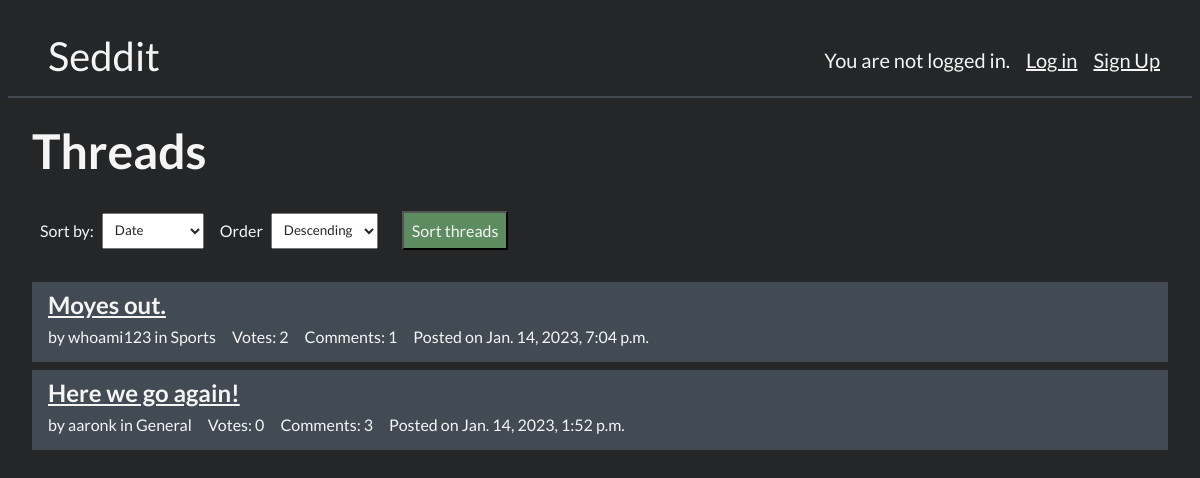
The page / on the database its author committed.
### main/models.py (models this page shows, shortened)
class Thread(models.Model):
    title = models.CharField(max_length=100)
    author = models.ForeignKey(User, on_delete=models.CASCADE)
    date_pub = models.DateTimeField(verbose_name='Published at')
    content = models.TextField(max_length=500)
    votes = models.IntegerField(default=0)
    topic = models.ForeignKey('Topic', default="1", on_delete=models.CASCADE)

class Topic(models.Model):
    topic_name = models.CharField(unique=True, max_length=20)
    def __str__(self):
        return self.topic_name.replace('"', '')

### main/views.py (the view)
# urls.py: path("", views.home, name='home'),
def home(request):
    thread_list = Thread.objects.all()
    if request.method == 'POST' and request.POST['sort'] and not None and request.POST['order'] is not None:
        sort = request.POST['sort']
        order = request.POST['order']
    else:
        sort = 'date'
        order = 'desc'
    match sort:
        case 'date':
            if order == 'asc':
                thread_list = thread_list.order_by('date_pub')
            else:
                thread_list = thread_list.order_by('-date_pub')
                title = "Oldest Thread"
        case 'comments':
            if order == 'asc':
                thread_list = thread_list.annotate(comment_count=Count('comment')).order_by('comment_count')
            else:
                thread_list = thread_list.annotate(comment_count=Count('comment')).order_by('-comment_count')
        case 'votes':
            if order == 'asc':
                thread_list = thread_list.order_by('votes')
            else:
                thread_list = thread_list.order_by('-votes')
    for thread in thread_list:
        thread.comment_count = Comment.objects.filter(for_post_id=thread.id).count()
    return render(request, template_name='main/home.html', context={'thread_list': thread_list, 'sort': sort, 'order': order})

### main/templates/main/home.html (shortened to what this page needs)
{% extends 'main/base.html' %} {% block content %}
<div class="thread-list">
  <h2 class="page-header">Threads</h2>
  <form class="sort" action="{% url 'main:home' %}" method="post">
        <p>Sort by:</p>
    <select name="sort" class="sort__select">
    <option value="date" {% if sort == 'date' %} selected {% endif %}>Date</option>
    </select>
    <p>Order</p>
    <select name="order" class="sort__select">
      <option value="desc" {% if order == 'desc' %} selected {% endif %}>Descending</option>
    </select>
    <button class="form__button" type="submit">Sort threads</button>
</form>
    <ul class="thread-list">
      {% for thread in thread_list %}
      <li class="thread-list-item">
        <h2 class="thread-list-item__title">
          <a href="{% url 'main:thread_view' thread.id %}">{{thread.title}}</a>
        </h2>
        <span class="thread-list-item__info">
        <p class="thread-list-item__author">by {{thread.author}} in {{thread.topic}}</p>
        <p class="thread-list-item__votes">Votes: {{thread.votes}}</p>
        <p class="thread-list-item__comments">Comments: {{thread.comment_count}}</p>
        <p class="thread-list-item__date_pub">Posted on {{thread.date_pub}}</p>
        </span>
      </li>
      {% endfor %}
    </ul>
  </div>
  {% endblock %}

### main/templates/main/base.html (shortened to what this page needs)
<!DOCTYPE html>
<html>
  {% load static %}
  <head>
    <link
      href="{% static 'main/style/style.css' %}"
      rel="stylesheet"
      type="text/css"
    />
  </head>
  <header>
    <a href="{% url 'main:home' %}" class="title">Seddit</a>
    <div class="user-info">
      {% if user.is_authenticated %}
      <p class="user-message">Logged in as {{user.username}}</p>
      <a href="{% url 'logout' %}" class="user-link">Log out</a>
      {% else %}
      <p class="user-message">You are not logged in.</p>
      <a href="{% url 'login' %}" class="user-link">Log in</a>
      <a href="{% url 'main:sign_up' %}" class="user-link"> Sign Up</a>
      {% endif %}
    </div>
  </header>
  <section className="content">{% block content %} {% endblock %}</section>
</html>

### main/static/main/style/style.css (style rules this page uses)
* { box-sizing: border-box; font-family: "Lato", sans-serif; color: whitesmoke; padding: 0.5rem; margin: 0; }
header { box-sizing: content-box; border-bottom: solid 2px #424b54; flex-direction: row; align-items: center; justify-items: center; left: 0; right: 0; height: -webkit-fit-content; height: -moz-fit-content; height: fit-content; padding: 1rem; }
header .title { margin-left: 1rem; width: -webkit-fit-content; width: -moz-fit-content; width: fit-content; font-size: 2.5rem; text-decoration: none; }
header .user-info { display: flex; flex-direction: row; justify-self: end; align-items: center; float: right; }
header .user-message { height: -webkit-fit-content; height: -moz-fit-content; height: fit-content; font-size: 1.25rem; }
header .user-link { font-size: 1.25rem; }
.sort { display: flex; flex-direction: row; align-items: center; }
.sort__select { color: #252627; margin-right: 0.5rem; padding: 0.5rem; height: -webkit-fit-content; height: -moz-fit-content; height: fit-content; }
.sort__select option { color: #252627; }
.thread-list { display: flex; flex-direction: column; width: 100%; }
.thread-list-item { background-color: #424b54; list-style-type: none; margin-bottom: 0.5rem; box-shadow: #252627; }
.thread-list-item__title { margin: 0; padding: 0; }
.thread-list-item__info { margin: 0; padding: 0; display: flex; flex-direction: row; }
.thread__header, .page-header { text-align: start; font-size: 3rem; }
.form__button { margin-top: 1rem; margin-left: 1rem; margin-right: 1rem; margin-bottom: 1rem; width: -webkit-fit-content; width: -moz-fit-content; width: fit-content; background-color: #5e8c61; padding: 0.5rem; color: whitesmoke; font-size: 1rem; }

### rows shown on the page
Thread: title "Moyes out.", author "whoami123", topic "Sports", votes "2", comment_count "1", date_pub "Jan. 14, 2023, 7:04 p.m."
Thread: title "Here we go again!", author "aaronk", topic "General", votes "0", comment_count "3", date_pub "Jan. 14, 2023, 1:52 p.m."
